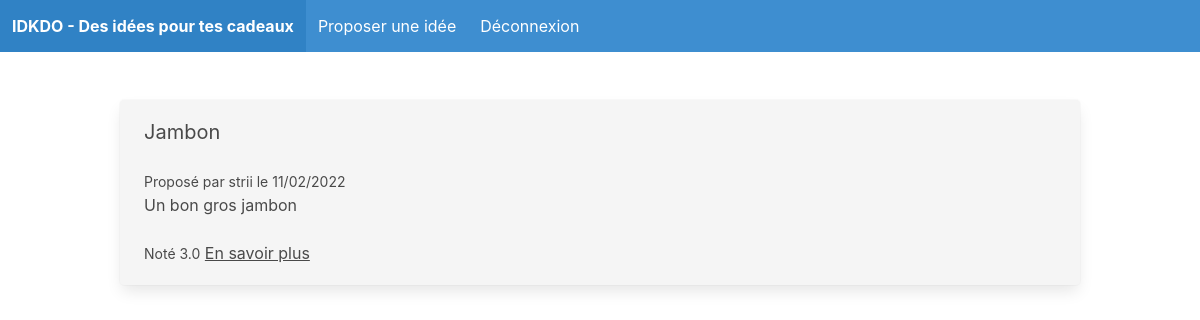
The app's page / (signed in) with its own data.
### gift/models.py (models this page shows)
class Ideas(models.Model):
    title = models.CharField(max_length=255)
    slug = models.SlugField()
    intro = models.TextField()
    user = models.ForeignKey(User, on_delete=CASCADE)
    body = models.TextField()
    date_added = models.DateTimeField(auto_now_add=True)
    class Meta:
        ordering = ['-date_added']

### gift/views.py (the view)
# urls.py: path('', frontpage, name='frontpage'),
@login_required()
def frontpage(request):
    ideas = Ideas.objects.all()
    tabrate = []
    for idea in ideas:
        coco = Comments.objects.filter(idea_id=idea.id)
        if coco:
            tabrate.append(round(coco.aggregate(Avg('rate')).get('rate__avg'), 1))
        else:
            tabrate.append('?')
    return render(request, 'idkdo/frontpage.html', {'ideas': ideas, 'tabrate': tabrate})

### gift/templatetags/index.py (called while the page is built)
@register.filter
def index(indexable, i):
    return indexable[i]

### gift/templates/idkdo/frontpage.html
{%  extends 'idkdo/base.html' %}
{% block content %}
    {% for idea in ideas %}
        <div class="notification is-light box">
            <h2 class="block subtitle">{{ idea.title }}</h2>
            <small class="block">Proposé par {{ user.get_username }} le {{ idea.date_added|date:"d/m/Y" }}</small>
            <p class="block"> {{ idea.intro }}</p>
            {% load index %}
            <small class="block">Noté {{ tabrate|index:forloop.counter0 }}</small>
            <a class="block" href="{% url 'idea_detail' idea.slug %}">En savoir plus</a>
        </div>
    {% endfor %}
{% endblock %}

### records on screen
Ideas: title "Jambon", date_added "11/02/2022", intro "Un bon gros jambon", counter0 "3.0"

### other values on screen
{{ user.get_username }} "strii"
